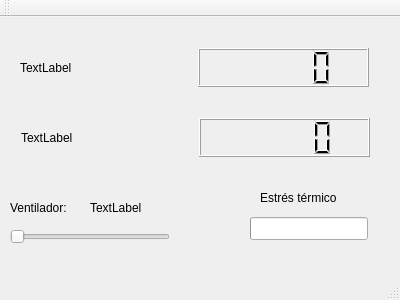
<?xml version="1.0" encoding="UTF-8"?>
<ui version="4.0">
 <class>Ventana</class>
 <widget class="QMainWindow" name="Ventana">
  <property name="geometry">
   <rect>
    <x>0</x>
    <y>0</y>
    <width>400</width>
    <height>300</height>
   </rect>
  </property>
  <property name="windowTitle">
   <string>Ventana</string>
  </property>
  <widget class="QWidget" name="centralWidget">
   <widget class="QWidget" name="verticalLayoutWidget">
    <property name="geometry">
     <rect>
      <x>9</x>
      <y>20</y>
      <width>371</width>
      <height>61</height>
     </rect>
    </property>
    <layout class="QVBoxLayout" name="verticalLayout">
     <item>
      <layout class="QHBoxLayout" name="horizontalLayout">
       <item>
        <widget class="QLabel" name="t0">
         <property name="text">
          <string>TextLabel</string>
         </property>
        </widget>
       </item>
       <item>
        <widget class="QLCDNumber" name="l0"/>
       </item>
      </layout>
     </item>
    </layout>
   </widget>
   <widget class="QWidget" name="verticalLayoutWidget_2">
    <property name="geometry">
     <rect>
      <x>10</x>
      <y>90</y>
      <width>371</width>
      <height>61</height>
     </rect>
    </property>
    <layout class="QVBoxLayout" name="verticalLayout_2">
     <item>
      <layout class="QHBoxLayout" name="horizontalLayout_2">
       <item>
        <widget class="QLabel" name="t1">
         <property name="text">
          <string>TextLabel</string>
         </property>
        </widget>
       </item>
       <item>
        <widget class="QLCDNumber" name="l1"/>
       </item>
      </layout>
     </item>
    </layout>
   </widget>
   <widget class="QLabel" name="fanLabel">
    <property name="geometry">
     <rect>
      <x>10</x>
      <y>180</y>
      <width>71</width>
      <height>21</height>
     </rect>
    </property>
    <property name="text">
     <string>Ventilador:</string>
    </property>
   </widget>
   <widget class="QLabel" name="fanValue">
    <property name="geometry">
     <rect>
      <x>90</x>
      <y>180</y>
      <width>66</width>
      <height>21</height>
     </rect>
    </property>
    <property name="text">
     <string>TextLabel</string>
    </property>
   </widget>
   <widget class="QSlider" name="slider">
    <property name="geometry">
     <rect>
      <x>10</x>
      <y>210</y>
      <width>160</width>
      <height>19</height>
     </rect>
    </property>
    <property name="minimum">
     <number>2000</number>
    </property>
    <property name="maximum">
     <number>6000</number>
    </property>
    <property name="pageStep">
     <number>100</number>
    </property>
    <property name="orientation">
     <enum>Qt::Horizontal</enum>
    </property>
   </widget>
   <widget class="QProgressBar" name="progressBar">
    <property name="geometry">
     <rect>
      <x>250</x>
      <y>200</y>
      <width>118</width>
      <height>23</height>
     </rect>
    </property>
    <property name="minimum">
     <number>24</number>
    </property>
    <property name="value">
     <number>23</number>
    </property>
   </widget>
   <widget class="QLabel" name="label">
    <property name="geometry">
     <rect>
      <x>260</x>
      <y>170</y>
      <width>101</width>
      <height>21</height>
     </rect>
    </property>
    <property name="text">
     <string>Estrés térmico</string>
    </property>
   </widget>
  </widget>
  <widget class="QMenuBar" name="menuBar">
   <property name="geometry">
    <rect>
     <x>0</x>
     <y>0</y>
     <width>400</width>
     <height>27</height>
    </rect>
   </property>
  </widget>
  <widget class="QToolBar" name="mainToolBar">
   <attribute name="toolBarArea">
    <enum>TopToolBarArea</enum>
   </attribute>
   <attribute name="toolBarBreak">
    <bool>false</bool>
   </attribute>
  </widget>
  <widget class="QStatusBar" name="statusBar"/>
 </widget>
 <layoutdefault spacing="6" margin="11"/>
 <resources/>
 <connections/>
</ui>
